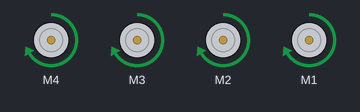
Simulated run of this sketch. Board: Arduino Uno, built with avr-gcc and run on an emulated ATmega328P. Parts: 4 × DC motor (green arrow = forward, orange = backward, longer = faster). What the sketch prints to the serial monitor is not drawn.

Above: at 0.5 s.
At 2.5 s:
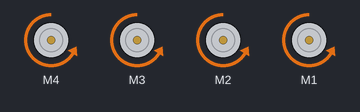
At 3.5 s:
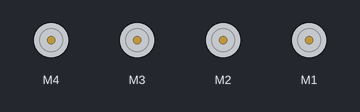
Timing chart, 0 to 5.2 s (numbered marks = the images above):
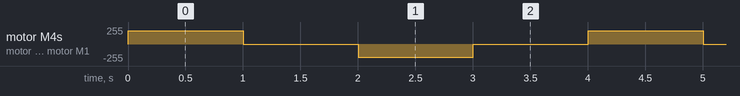

The sketch:

code.ino
```cpp
// (licence header left out)
//TEST ALL WHEELS AT ONCE TO TEST ALL FOUR WHEELS

#include <AFMotor.h>

AF_DCMotor motor4(4);
AF_DCMotor motor3(3);
AF_DCMotor motor2(2);
AF_DCMotor motor1(1);

void setup() {
  Serial.begin(9600);           // set up Serial library at 9600 bps
  Serial.println("Motor test!");

  // turn on motor

}

void loop() {


  Serial.print("tick");

  motor4.run(FORWARD);
   motor4.setSpeed(200);
    motor3.run(FORWARD);
   motor3.setSpeed(200);
   motor2.run(FORWARD);
   motor2.setSpeed(200);
   motor1.run(FORWARD);
   motor1.setSpeed(200);

    delay(1000);


  motor4.run(RELEASE);
    motor3.run(RELEASE);
    motor2.run(RELEASE);
    motor1.run(RELEASE);

  delay(1000);
  Serial.print("tick");

  motor4.run(BACKWARD);
   motor4.setSpeed(200);
    motor3.run(BACKWARD);
   motor3.setSpeed(200);
   motor2.run(BACKWARD);
   motor2.setSpeed(200);
   motor1.run(BACKWARD);
   motor1.setSpeed(200);

    delay(1000);


  motor4.run(RELEASE);
    motor3.run(RELEASE);
    motor2.run(RELEASE);
    motor1.run(RELEASE);
    delay(1000);
}
```

Measured:
- by itself, motor M4, motor M3, motor M2, motor M1: repeats every 4.0 s: stopped 1.0 s, backward 200/255 1.0 s, stopped 1.0 s, forward 200/255 1.0 s
